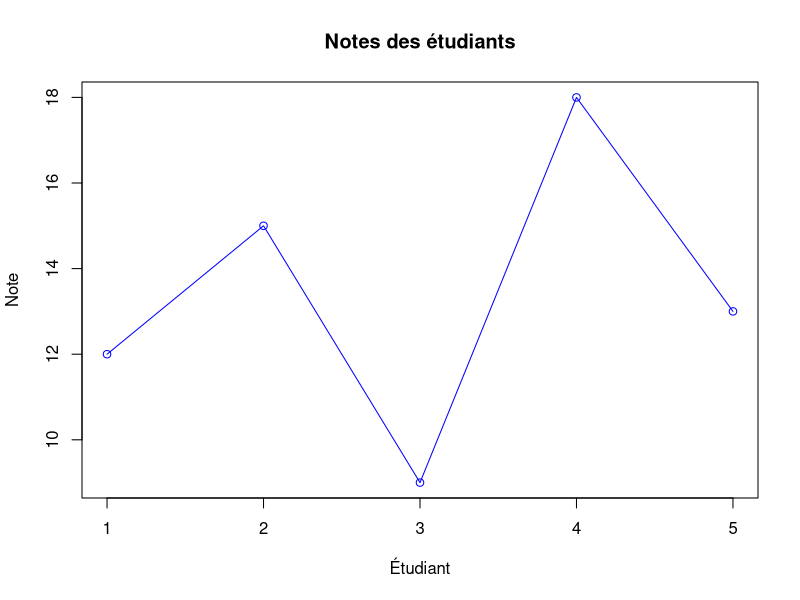

Recreate this plot in R.
# Exemple de code basique en R
a <- 5
b <- 3

somme <- a + b
produit <- a * b

print(paste("Somme =", somme))
print(paste("Produit =", produit))

notes <- c(12, 15, 9, 18, 13)

moyenne <- mean(notes)
mediane <- median(notes)
ecart_type <- sd(notes)

print(paste("Moyenne =", moyenne))
print(paste("Médiane =", mediane))
print(paste("Écart-type =", ecart_type))

plot(
  notes,
  type = "o",                # 'o' = points + lignes
  col = "blue",
  main = "Notes des étudiants",
  xlab = "Étudiant",
  ylab = "Note"
)
